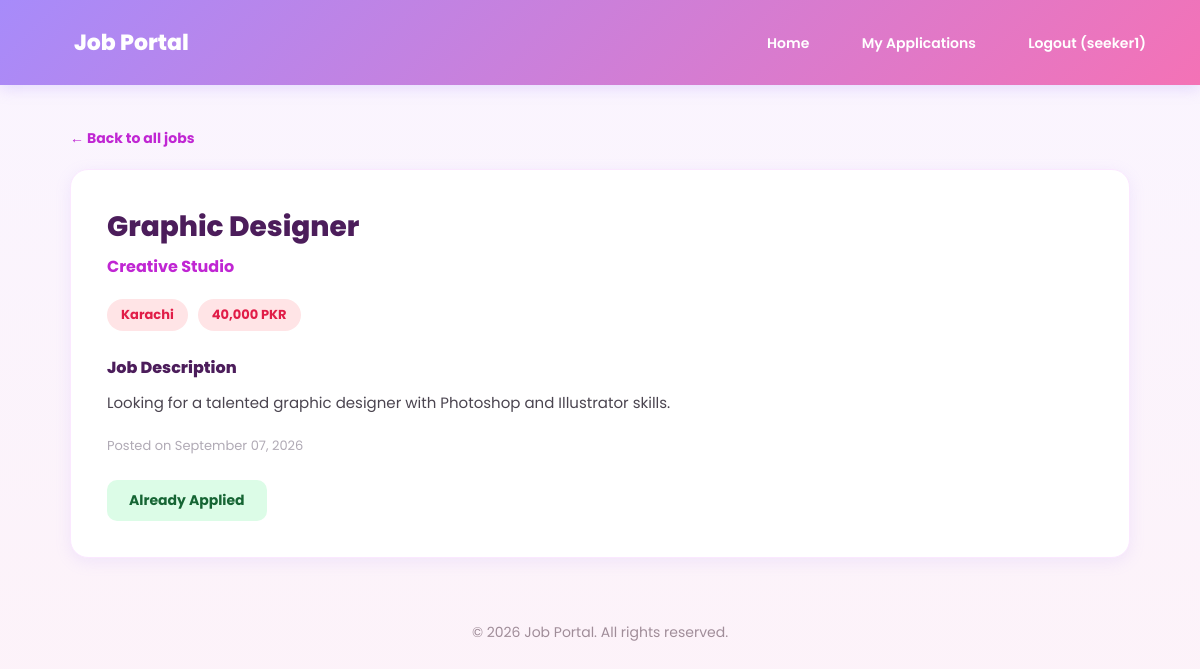
Page /job/2/ (signed in) on the committed database.
### apps/accounts/models.py (models this page shows)
class CustomUser(AbstractUser):
    ROLE_CHOICES = [
        ('employer', 'Employer'),
        ('seeker', 'Job Seeker'),
    ]
    role = models.CharField(max_length=20, choices=ROLE_CHOICES, default='seeker')

### apps/jobs/models.py (models this page shows, shortened)
class Job(models.Model):
    title = models.CharField(max_length=200)
    company = models.CharField(max_length=200)
    location = models.CharField(max_length=100)
    description = models.TextField()
    salary = models.CharField(max_length=100, blank=True)
    posted_date = models.DateTimeField(auto_now_add=True)
    posted_by = models.ForeignKey(
        settings.AUTH_USER_MODEL,
        on_delete=models.CASCADE,
        null=True,
        blank=True,
        related_name='posted_jobs'
    )

### apps/jobs/views.py (the view)
# urls.py: path('job/<int:pk>/', views.job_detail, name='job_detail'),
def job_detail(request, pk):
    job = get_object_or_404(Job, pk=pk)
    already_applied = False
    if request.user.is_authenticated:
        already_applied = Application.objects.filter(job=job, applicant=request.user).exists()
    return render(request, 'jobs/job_detail.html', {'job': job, 'already_applied': already_applied})

### apps/jobs/templates/jobs/job_detail.html (shortened to what this page needs)
{% extends 'jobs/base.html' %}
{% block content %}
<a href="{% url 'job_list' %}" class="back-link">&larr; Back to all jobs</a>
<div class="detail-card">
    <div class="detail-title">{{ job.title }}</div>
    <div class="detail-company">{{ job.company }}</div>
    <div class="detail-meta">
        <span class="badge">{{ job.location }}</span>
        {% if job.salary %}
        <span class="badge">{{ job.salary }}</span>
        {% endif %}
    </div>
    <div class="detail-section-title">Job Description</div>
    <div class="detail-description">{{ job.description }}</div>
    <div class="posted-date">Posted on {{ job.posted_date|date:"F d, Y" }}</div>
    {% if user.is_authenticated and job.posted_by == user %}
    <div class="action-row">
        <a href="{% url 'job_update' job.pk %}" class="btn-edit">Edit Job</a>
        <a href="{% url 'job_delete' job.pk %}" class="btn-del">Delete Job</a>
    </div>
    {% elif user.is_authenticated and user.role == 'seeker' %}
    <div class="action-row">
        {% if already_applied %}
        <span class="applied-badge">Already Applied</span>
        {% else %}
        <a href="{% url 'apply_job' job.pk %}" class="btn-apply">Apply Now</a>
        {% endif %}
    </div>
    {% endif %}
</div>
{% endblock %}

### apps/jobs/templates/jobs/base.html (shortened to what this page needs)
<!DOCTYPE html>
<html lang="en">
<head>
</head>
<body>
    <nav>
        <a href="{% url 'job_list' %}" class="logo">Job Portal</a>
        <div>
            <a href="{% url 'job_list' %}">Home</a>
            {% if user.is_authenticated %}
                {% if user.role == 'employer' %}
                    <a href="{% url 'job_create' %}">Post a Job</a>
                    <a href="{% url 'my_jobs' %}">My Jobs</a>
                {% elif user.role == 'seeker' %}
                    <a href="{% url 'my_applications' %}">My Applications</a>
                {% endif %}
                <a href="{% url 'logout' %}">
                    Logout ({{ user.username }})
                </a>
            {% else %}
                <a href="{% url 'login' %}">Login</a>
                <a href="{% url 'signup' %}">Sign Up</a>
            {% endif %}
        </div>
    </nav>
    <div class="container">
        {% block content %}
        {% endblock %}
    </div>
    <footer>
        &copy; 2026 Job Portal. All rights reserved.
    </footer>
</body>
</html>

### apps/jobs/templates/jobs/base.html (style rules this page uses)
* { margin: 0; padding: 0; box-sizing: border-box; }
body { font-family: 'Poppins', sans-serif; background: linear-gradient(180deg, #faf5ff 0%, #fdf2f8 100%); color: #493746; min-height: 100vh; }
nav { background: linear-gradient(135deg, #a78bfa, #f472b6); padding: 18px 40px; display: flex; justify-content: space-between; align-items: center; box-shadow: 0 4px 14px rgba(167, 139, 250, 0.25); }
nav .logo { color: white; font-size: 22px; font-weight: 800; text-decoration: none; }
nav a { color: white; text-decoration: none; margin-left: 20px; font-weight: 600; font-size: 14px; padding: 8px 14px; border-radius: 10px; transition: background 0.2s; }
.container { max-width: 1100px; margin: 0 auto; padding: 40px 20px; }
footer { text-align: center; padding: 24px; color: #a08d99; font-size: 14px; }

### apps/jobs/templates/jobs/job_detail.html (style rules this page uses)
.back-link { display: inline-block; margin-bottom: 20px; color: #c026d3; text-decoration: none; font-weight: 700; font-size: 14px; }
.detail-card { background: white; border-radius: 18px; padding: 36px; box-shadow: 0 4px 16px rgba(167,139,250,0.14); border: 1px solid #fbe8ff; }
.detail-title { font-size: 28px; font-weight: 800; color: #4c1d5b; margin-bottom: 6px; }
.detail-company { color: #c026d3; font-weight: 700; font-size: 16px; margin-bottom: 20px; }
.detail-meta { display: flex; gap: 10px; flex-wrap: wrap; margin-bottom: 24px; }
.badge { background: #ffe4e6; color: #e11d48; padding: 6px 14px; border-radius: 20px; font-size: 13px; font-weight: 700; }
.detail-section-title { font-size: 16px; font-weight: 800; color: #4c1d5b; margin-bottom: 10px; }
.detail-description { color: #4b4550; line-height: 1.7; font-size: 15px; margin-bottom: 20px; white-space: pre-line; }
.posted-date { color: #b0aab5; font-size: 13px; }
.action-row { margin-top: 24px; display: flex; gap: 10px; }
.applied-badge { background: #dcfce7; color: #166534; padding: 10px 22px; border-radius: 10px; font-weight: 700; font-size: 14px; }

### rows in the picture
CustomUser: username "seeker1"
Job: title "Graphic Designer", company "Creative Studio", location "Karachi", salary "40,000 PKR", description "Looking for a talented graphic designer with Photoshop and Illustrator skills.", posted_date "September 07, 2026"
